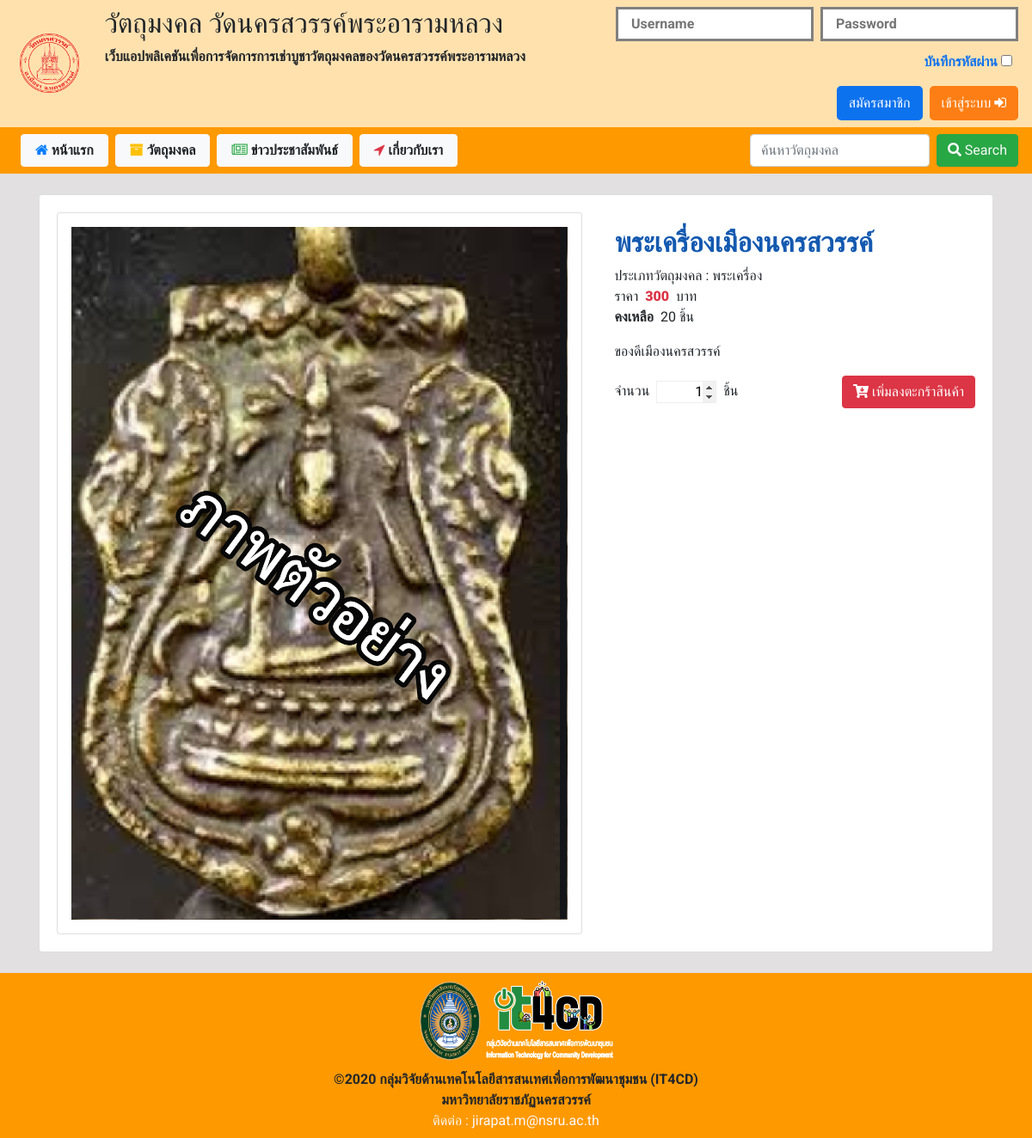
Screenshot of /index.php?p=readSacredObj&id4readSacredObj=22 with the database file from the repository.
### tables this page shows
CREATE TABLE `product` (
  `id_product` int(11) NOT NULL,
  `product_name` varchar(50) NOT NULL,
  `product_type` varchar(50) NOT NULL,
  `product_des` varchar(100) NOT NULL,
  `product_price` varchar(6) NOT NULL,
  `product_qty` varchar(5) NOT NULL,
  `product_cover` varchar(50) NOT NULL,
  `date_create` timestamp NOT NULL DEFAULT current_timestamp() ON UPDATE current_timestamp()
);

### function.php (called while the page is built, shortened)
<?php
        class DB_conn{
            function __construct(){
                $conn = mysqli_connect(DB_server, DB_user, DB_password, DB_name);
                $this->dbcon = $conn;
            }
                }
                class shopSacredObj extends DB_conn{
                    public function runQuery($query){
                        $reS = mysqli_query($this->dbcon, $query);
                        return $reS;
                    }
                }
?>

### include_for_p/read_SacredObj.php (the view, shortened to what this page needs)
<div class="container mt-4 mb-4">
    <div class="card min-vh-100">
        <div class="card-body">
            <?php
                $readSacredObj = new shopSacredObj();
                $id4readSacredObj = $_GET['id4readSacredObj'];
                $sql = $readSacredObj->runQuery("SELECT * FROM product WHERE id_product='$id4readSacredObj' ");
                if($sql){
                    $fetchData = mysqli_fetch_array($sql);
                }else{
                    ?>
            <script>
            alert("Can't SQL");
            </script>
            <?php
                }
                ?>
            <div class="row">
                <div class="col-md-7">
                    <div class="card w-100 p-3">
                    </div>
                </div>
                <div class="col-md">
                    <div class="w-100 p-0 pl-2 ">
                        <strong>
                            <h2 id="name_shop_card" class="pt-3 font-weight-bold">
                                <?php echo $fetchData['product_name']; ?>
                            </h2>
                        </strong>
                        <p class="m-0">
                            ประเภทวัตถุมงคล : <?php echo $fetchData['product_type'];?>
                        </p>
                        <div class="m-0 d-flex d-inline ">
                            ราคา <p class="m-0 mr-2 ml-2 text-danger font-weight-bold">
                                <b><?php echo $fetchData['product_price'];?></b>
                            </p>บาท
                        </div>
                        <div class="d-flex d-inline">
                            <p class="font-weight-bold mr-2">คงเหลือ</p> <?php echo $fetchData['product_qty'];?> ชิ้น
                        </div>
                        <div>
                            <p id="detailSacredObj"><?php echo $fetchData['product_des'];?></p>
                        </div>
                        <form action="chk_all/chk_basket.php" method="post">
                        <div class="d-flex d-inline justify-content-between align-items-center">
                            <div class="d-flex">
                                    <div class="">จำนวน</div>
                                    <input id="qty" type="number" name="data4basket[qty]" value="1">
                                    <div for="">ชิ้น</div>
                            </div>
                            <div class="text-right">
                                <?php
                                    if(!isset($_SESSION['id'])){
                                ?>
                                <text id="notSessionID" class="btn btn-danger">
                                    <i class="fas fa-cart-arrow-down"></i> เพิ่มลงตะกร้าสินค้า
                                </text>
                                <?php
                                }
                                ?>
                            </div>
                        </div>
                    </div>
                </div>
            </div>
        </div>
    </div>
</div>

### css/myself.css (style rules this page uses)
* { margin: 0px; padding: 0px; font-family: 'Roboto', sans-serif; }
#name_shop_card { width: 100%; white-space: nowrap; overflow: hidden; text-overflow: ellipsis; color:#1359b0; }
#detailSacredObj { word-wrap: break-word; }
input[id=qty] { text-align:right; width:70px; margin:0px .5rem; border:1px; border-style: groove; }

### rows the page displays
product: product_name "พระเครื่องเมืองนครสวรรค์", product_type "พระเครื่อง", product_price "300", product_qty "20", product_des "ของดีเมืองนครสวรรค์"
